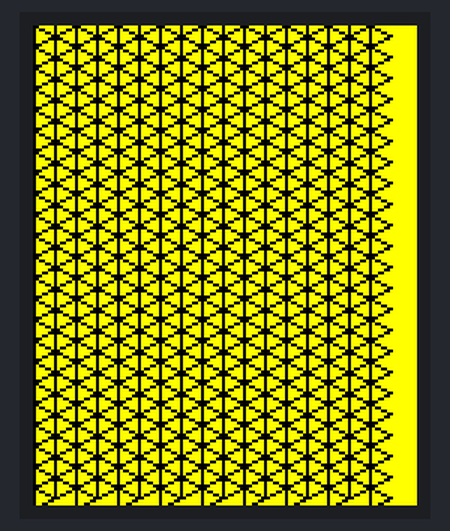
This sketch was run on a simulated Arduino Uno, built with avr-gcc and run on an emulated ATmega328P. Parts: 128×160 colour display. What the sketch prints to the serial monitor is not drawn.

Above: at 0.9 s.

The sketch:

Ej2_hexelGrid.ino
```cpp
#include <SPI.h>
#include <Adafruit_GFX.h>    // Core graphics library
#include <Adafruit_ST7735.h> // Hardware-specific library

// These definitions map display functions to the Adduino UNO display header pins
#define sclk 15
#define mosi 16
#define cs   7
#define dc   6
#define rst  5

// Assign human-readable names to some common 16-bit color values:
  #define BLACK 0x0000
  #define WHITE 0xFFFF
  #define BLUE 0x001F
  #define GREEN   0x07E0
  #define YELLOW 0xFFE0
  #define RED     0xF800
  #define BROWN 0x99AA66
  #define CYAN    0x07FF
  #define MAGENTA 0xF81F


//Declaracion objeto TFT
Adafruit_ST7735 tft = Adafruit_ST7735(cs, dc, rst);


//Variables globales de TFT y de malla
int width, height;
  //Numero de filas, columnas, anchura y altura de subpixel
int col, row;

void setup() {
  Serial.begin(9600);
  tft.initR(INITR_BLACKTAB); // Tab Label for ST7735 TFT Screen (INITR_GREENTAB 0x0, INITR_REDTAB 0x1, INITR_BLACKTAB 0x2)

  tft.setRotation(0);
  tft.fillScreen(YELLOW);

  width = tft.width();
  height = tft.height();

  //La malla será en este momento triangular con unas dimensiones definidas
  // y una disposición que nos permita acceder a cada uno de estos triangulos mediante la definicion de la fila y la columna que queremos dibujar.

  //Pero ahora vamos a crear cada una de las columnas de la malla desplazando hacia abajo la mitad de la altura del triangulo para que aparezca ajustado

  //Numero de columnas *Solo necesitamos conocer las columnas, ya que las filas las calcularemos mediante una formula trigonometricae base a este numero.
  col = 17;

  hexelgrid(col, row, BLACK);
}

void loop() {

}

void hexelgrid(int8_t col, int8_t row, uint16_t color){

    //Calculamos cuantos pixeles hay que dibujar de ancho para cada triangulo.
    float w = width/col;

    //Conociendo el ancho de columna, establecemos la altura de cada triangulo con la siguiente formula.
    float h = w*sqrt(4/3);

    //Sabiendo la altura total de la pantalla de cada triangulo, podemos calcular el numero de filas que vamos a dibujar dentro del bucle
    int n_rows = height/h;

    //Comenzamos dibujando las columnas
    for (int i = 0; i <= col; ++i){

      //Esta funcion sirve para crear un limite superior con la mitad de un triangulo
      //tft.drawTriangle(   w*(i-1), 0, w*i, 0 , w*(i-1), h/2, color);
      for (int j = 0; j <= n_rows; ++j){

        //El primer triangulo esta desplazado hacia arriba h/2
        //tft.drawTriangle(   0, h/2+h*(j-1), w, h*j , 0, h/2+h*j, color);
        //tft.drawTriangle(   w, h+h*(j-1), 2*w, h*j+h/2 , w, h+h*j, color);
        //tft.drawTriangle(   2*w, h/2+h*(j-1), 3*w, h*j , 2*w, h/2+h*j, color);
        //------
        //tft.drawTriangle(   w*(i-1), h/2+h*(j-1), w*i, h*j , w*(i-1), h/2+h*j, color);

        //En este caso solo desplazaremos hacia abajo las columnas pares,mientras que las impares deben permanecer igual. Para resolver este problema, aplicamos la funcion modulo %.
        tft.drawTriangle(   w*(i-1), h/2*(i%2+1)+h*(j-1), w*i, h/2*(i%2)+h*j , w*(i-1), h/2*(i%2+1)+h*j, color);

        if(j== 0){
          Serial.print("Distancia de la fila");
          Serial.println(w*(i-1));
          Serial.println("--------");
        }

      }
    }
    //Border Correction
    /*
    tft.drawFastHLine(-2, -1, width,  color);
    tft.drawFastVLine(-2, -1, height,  color);
    tft.drawFastVLine(-1, -1, height,  color);
    */
  }
```
